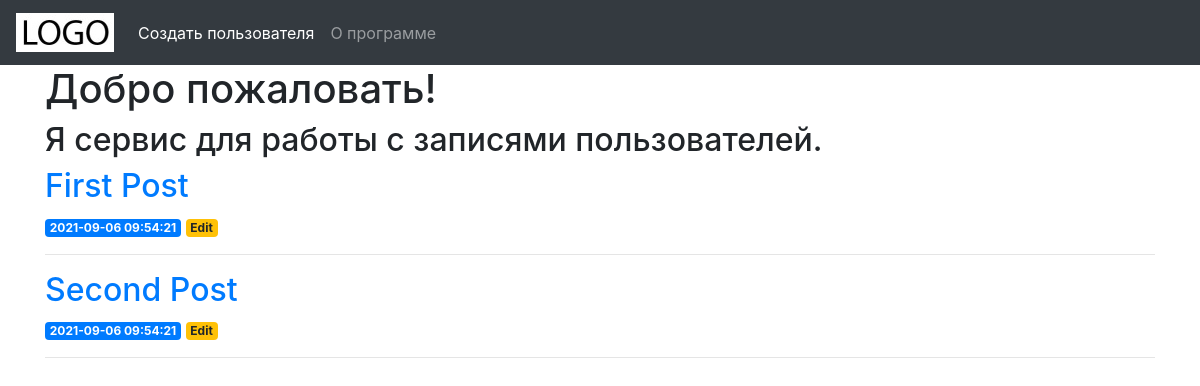
Before: / with the older database file.
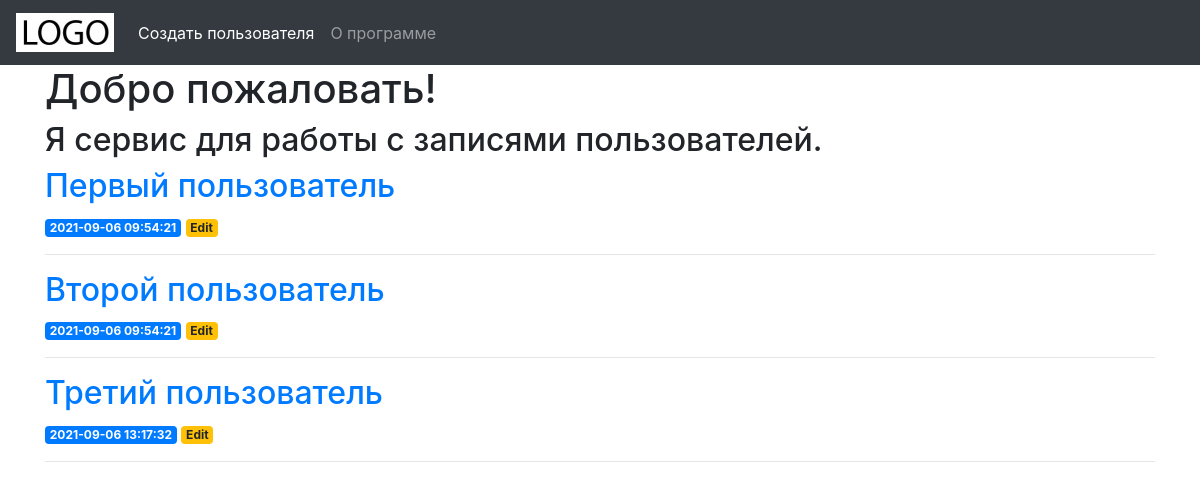
After: the same page with the newer database file.
### tables this page shows
CREATE TABLE posts (
    id INTEGER PRIMARY KEY AUTOINCREMENT,
    created TIMESTAMP NOT NULL DEFAULT CURRENT_TIMESTAMP,
    title TEXT NOT NULL,
    content TEXT NOT NULL
);

### app.py (the view)
@app.route('/')
def index():
    conn = get_db_connection()
    posts = conn.execute('SELECT * FROM posts').fetchall()
    conn.close()
    return render_template('index.html', posts=posts)

### app.py (called while the page is built)
def get_db_connection():
    conn = sqlite3.connect('database.db')
    conn.row_factory = sqlite3.Row
    return conn

### templates/index.html
{% extends 'base.html' %}
{% block content %}
    {% block title %}
        <h1>Добро пожаловать!</h1>
        <h2>Я сервис для работы с записями пользователей.</h2>
    {% endblock %}
    {% for post in posts %}
        <a href="{{ url_for('post', post_id=post['id']) }}">
            <h2>{{ post['title'] }}</h2>
        </a>
        <span class="badge badge-primary">{{ post['created'] }}</span>
        <a href="{{ url_for('edit', id=post['id']) }}">
            <span class="badge badge-warning">Edit</span>
        </a>
        <hr>
    {% endfor %}
{% endblock %}

### templates/base.html (shortened to what this page needs)
<!doctype html>
<html lang="en">
  <head>
    <link rel="stylesheet" href="https://cdn.jsdelivr.net/npm/bootstrap@4.6.0/dist/css/bootstrap.min.css">
  </head>
  <body>
    <nav class="navbar navbar-expand-md navbar-dark bg-dark">
        <a class="navbar-brand" href="{{ url_for('index')}}">
            <img src="static/sample-logo.jpeg" alt="Sample logo">
        </a>
        <div class="collapse navbar-collapse" id="navbarNav">
            <ul class="navbar-nav">
            <li class="nav-item active">
            <a class="nav-link" href="{{url_for('create')}}">Создать пользователя</a>
            </li>
            <li class="nav-item">
                <a class="nav-link" href="#">О программе</a>
            </li>
            </ul>
        </div>
    </nav>
    <div class="container">
        {% block content %} {% endblock %}
    </div>
  </body>
</html>

Changed rows visible on the page:
changed posts: title "First Post" → "Первый пользователь"
changed posts: title "Second Post" → "Второй пользователь"
added posts: title "Третий пользователь", created "2021-09-06 13:17:32"
